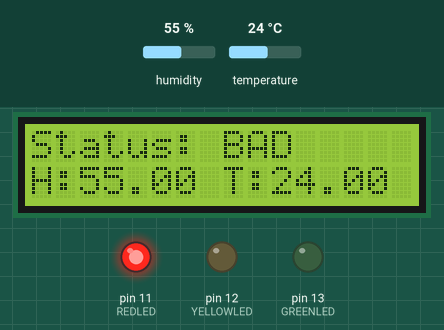
Bench run of a sketch on a simulated Arduino Uno, built with avr-gcc and run on an emulated ATmega328P. Shown: 16×2 character LCD, output pins drawn as LEDs (lit = HIGH). Dashed ring = blinking. The inputs (shaded band) are chosen by the test bench; at power-on: humidity 55 %, temperature 24 °C. What the sketch prints to the serial monitor is not drawn.

Above: at 1.2 s.
1.3 s: humidity set to 57 %
At 2.6 s:
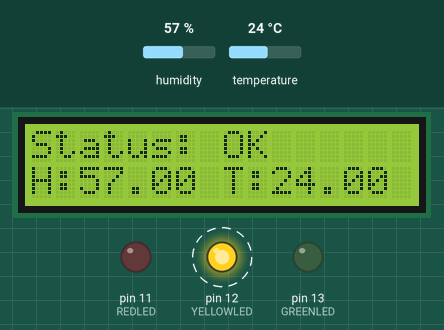
5.4 s: temperature set to 26 °C
At 6.6 s:
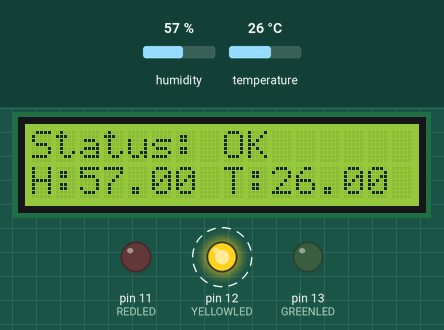
8.7 s: temperature set to 29 °C
At 9.9 s:
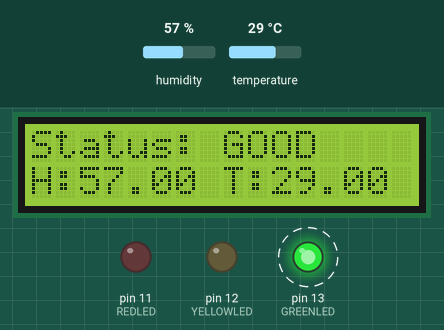
12.8 s: humidity set to 22 %
At 13.9 s:
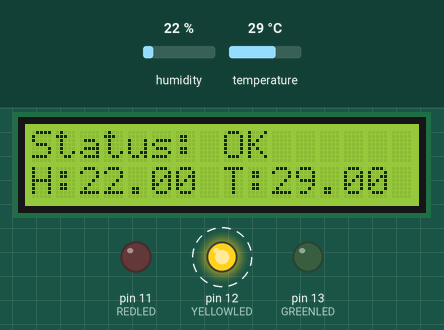
Timing chart, 0 to 16.9 s (numbered marks = the images above; inputs shaded):
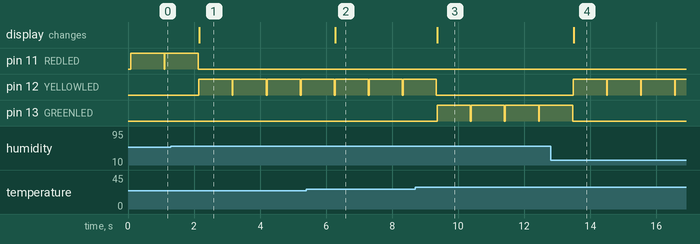

Measured:
- the behaviour switches between 55 and 56 % on humidity (found by bisection; images 0 and 1)
- the behaviour switches between 27 and 28 °C on temperature (found by bisection; images 2 and 3)
- after the input at 1.3 s, pin 11 (REDLED): goes on until 2.1 s, then stays LOW; pin 12 (YELLOWLED): alternates HIGH for 1.0 s and LOW for 0.02 s, starting after 0.85 s; the display: changes after 0.86 s (image 1)
- after the input at 5.4 s, the display: changes after 0.88 s (image 2)
- after the input at 8.7 s, pin 12 (YELLOWLED): goes on until 9.3 s, then stays LOW; pin 13 (GREENLED): alternates HIGH for 1.0 s and LOW for 0.02 s, starting after 0.66 s; the display: changes after 0.67 s (image 3)
- after the input at 12.8 s, pin 12 (YELLOWLED): alternates HIGH for 1.0 s and LOW for 0.02 s, starting after 0.69 s; pin 13 (GREENLED): goes on until 13.5 s, then stays LOW; the display: changes after 0.70 s (image 4)

The sketch:

Project1-Garden_Monitor.ino
```cpp
/*
  Garden Monitoring

  Used to monitor garden's state and actuates necessary actuators
  to respond to the garden status.

  Garden can be categorized into 3 states:

  *=================================*
  | Status | Temperature | Humidity |
  |  Good  |     Ok      |    Ok    |
  |  Ok    |     Ok      |    Bad   |
  |  Ok    |     Bad     |    Ok    |
  |  Bad   |     Bad     |    Bad   |
  *=================================*

  Temperature and humidity thresholds can be set in the constants below
*/


#include <dht11.h>
#include <LiquidCrystal.h>

#define DHT11PIN 2

#define REDLED 11
#define YELLOWLED 12
#define GREENLED 13

#define RS 8
#define EN 9
#define D4 4
#define D5 5
#define D6 6
#define D7 7

LiquidCrystal lcd(RS, EN, D4, D5, D6, D7);

const String GARDEN_STATUS[] = { "BAD", "OK", "GOOD" };

const float HUMI_THRESH_HIGH = 70;
const float HUMI_THRESH_LOW = 55;

const float TEMP_THRESH_HIGH = 30;
const float TEMP_THRESH_LOW = 27;

dht11 DHT11;

void setup() {
  Serial.begin(9600);

  pinMode(REDLED, OUTPUT);
  pinMode(YELLOWLED, OUTPUT);
  pinMode(GREENLED, OUTPUT);

  lcd.begin(16, 2);
}

void loop() {
  Serial.println();

  int chk = DHT11.read(DHT11PIN);

  float humidity, temperature;

  humidity = (float)DHT11.humidity;
  temperature = (float)DHT11.temperature;

  Serial.print("Humidity (%): ");
  Serial.println(humidity, 2);

  Serial.print("Temperature  (C): ");
  Serial.println(temperature, 2);

  uint8_t condition = 0;
  condition += humidityOk(humidity);
  condition += temperatureOk(temperature);

  startLED(condition);
  displayLCD(condition, humidity, temperature);

  delay(1000);

  stopLED();
}

void startLED(uint8_t condition) {
  switch (condition) {
    case 0:
      digitalWrite(REDLED, HIGH);
      break;
    case 1:
      digitalWrite(YELLOWLED, HIGH);
      break;
    case 2:
      digitalWrite(GREENLED, HIGH);
      break;
  }
}

void stopLED() {
  digitalWrite(REDLED, LOW);
  digitalWrite(YELLOWLED, LOW);
  digitalWrite(GREENLED, LOW);
}

void displayLCD(uint8_t condition, float humidity, float temperature) {
  lcd.clear();
  lcd.setCursor(0, 0);
  lcd.print("Status: ");
  lcd.print(GARDEN_STATUS[condition]);

  lcd.setCursor(0, 1);
  lcd.print("H:");
  lcd.print(humidity, 2);
  lcd.setCursor(8, 1);
  lcd.print("T:");
  lcd.print(temperature, 2);
}

bool humidityOk(float humidity) {
  return (HUMI_THRESH_HIGH > humidity) && (humidity > HUMI_THRESH_LOW);
}

bool temperatureOk(float temperature) {
  return (TEMP_THRESH_HIGH > temperature) && (temperature > TEMP_THRESH_LOW);
}
```
